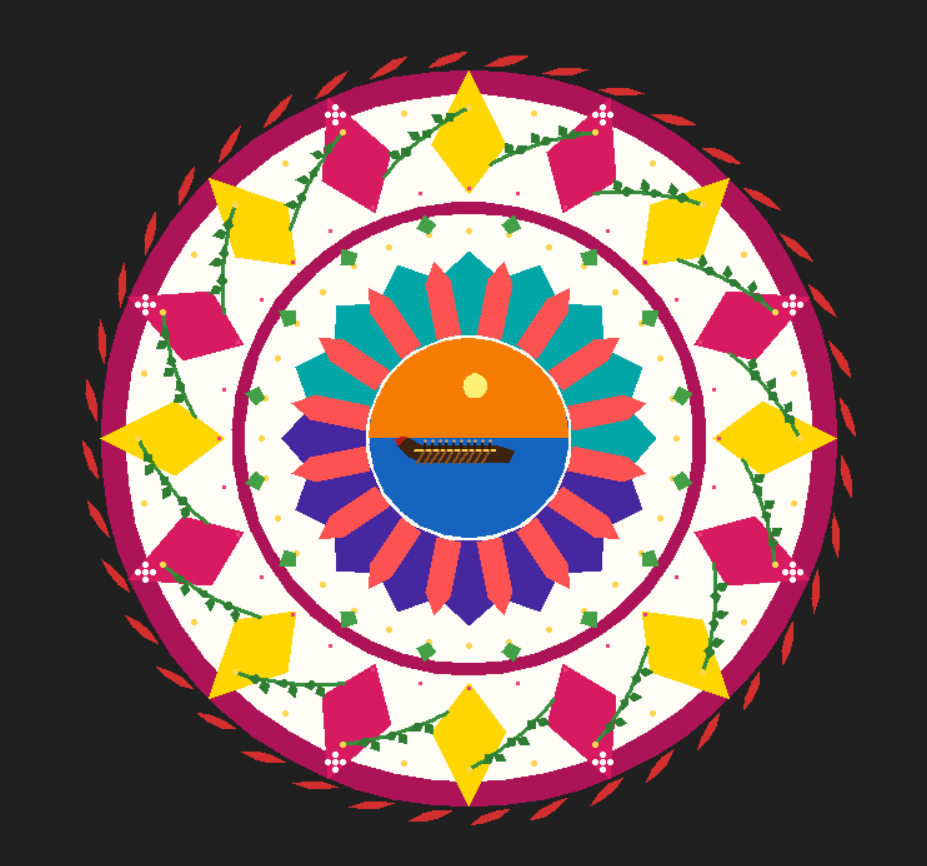

Source code (Python):
import turtle
import math

# =======3==================================================
# CODE-A-POOKALAM
# Kerala Cultural Theme
# =========================================================

screen = turtle.Screen()
screen.setup(900, 900)
screen.bgcolor("#202020")
screen.title("Code-A-Pookalam")

pen = turtle.Turtle()
pen.speed(0)
pen.hideturtle()
pen.penup()


# =========================================================
# BASIC FUNCTIONS
# =========================================================

def circle(radius, color, x=0, y=0):

    pen.goto(x, y - radius)
    pen.setheading(0)
    pen.color(color)

    pen.begin_fill()
    pen.circle(radius)
    pen.end_fill()


def dot(x, y, size, color):

    pen.goto(x, y)
    pen.dot(size, color)


def half_circle(
    radius,
    color,
    top=True,
    x=0,
    y=0,
    steps=80
):

    pen.color(color)

    if top:

        angles = [
            180 - i * (180 / steps)
            for i in range(steps + 1)
        ]

    else:

        angles = [
            180 + i * (180 / steps)
            for i in range(steps + 1)
        ]

    start = math.radians(angles[0])

    pen.goto(
        x + radius * math.cos(start),
        y + radius * math.sin(start)
    )

    pen.begin_fill()

    for a in angles:

        rad = math.radians(a)

        pen.goto(
            x + radius * math.cos(rad),
            y + radius * math.sin(rad)
        )

    pen.goto(
        x - radius,
        y
    )

    pen.end_fill()


# =========================================================
# ROSE PETALS
# =========================================================

def rose_petal(size, color):

    pen.color(color)

    pen.begin_fill()

    for _ in range(2):

        pen.circle(
            size,
            45
        )

        pen.left(135)

    pen.end_fill()


def outer_rose_ring(
    count,
    distance,
    size,
    color
):

    for i in range(count):

        angle = 360 / count

        pen.goto(0, 0)

        pen.setheading(
            i * angle
        )

        pen.forward(distance)

        pen.left(90)

        rose_petal(
            size,
            color
        )


# =========================================================
# BIG LOTUS / DIAMOND PETALS
# =========================================================

def big_petal(
    cx,
    cy,
    angle_deg,
    length,
    width,
    fill_color,
    outline_color
):

    rad = math.radians(
        angle_deg
    )

    dx = math.cos(rad)
    dy = math.sin(rad)

    px = -dy
    py = dx

    base = (
        cx,
        cy
    )

    tip = (
        cx + dx * length,
        cy + dy * length
    )

    left_mid = (
        cx + dx * length * 0.4
        + px * width / 2,

        cy + dy * length * 0.4
        + py * width / 2
    )

    right_mid = (
        cx + dx * length * 0.4
        - px * width / 2,

        cy + dy * length * 0.4
        - py * width / 2
    )

    pen.fillcolor(
        fill_color
    )

    pen.pencolor(
        outline_color
    )

    pen.pensize(2)

    pen.goto(base)

    pen.begin_fill()

    pen.goto(left_mid)
    pen.goto(tip)
    pen.goto(right_mid)
    pen.goto(base)

    pen.end_fill()

    pen.pensize(1)


def lotus_petal_ring(
    count,
    distance,
    size,
    colors,
    outline
):

    base_radius = distance

    tip_radius = (
        distance + size
    )

    width = size * 0.6

    for i in range(count):

        angle = (
            i * (360 / count)
        )

        rad = math.radians(
            angle
        )

        cx = (
            base_radius
            * math.cos(rad)
        )

        cy = (
            base_radius
            * math.sin(rad)
        )

        big_petal(
            cx,
            cy,
            angle,
            tip_radius - base_radius,
            width,
            colors[
                i % len(colors)
            ],
            outline
        )


# =========================================================
# WHITE FLOWER ACCENTS
# =========================================================

def white_flower(
    x,
    y,
    size
):

    for dx, dy in [
        (0, 0),
        (size, 0),
        (-size, 0),
        (0, size),
        (0, -size)
    ]:

        dot(
            x + dx,
            y + dy,
            size,
            "#FFFFFF"
        )


# =========================================================
# GREEN VINES
# =========================================================

def leaf(
    x,
    y,
    angle,
    size
):

    rad = math.radians(
        angle
    )

    dx = math.cos(rad)
    dy = math.sin(rad)

    px = -dy
    py = dx

    tx = (
        x + dx * size
    )

    ty = (
        y + dy * size
    )

    lx = (
        x
        + dx * size * 0.45
        + px * size * 0.35
    )

    ly = (
        y
        + dy * size * 0.45
        + py * size * 0.35
    )

    rx = (
        x
        + dx * size * 0.45
        - px * size * 0.35
    )

    ry = (
        y
        + dy * size * 0.45
        - py * size * 0.35
    )

    pen.color(
        "#2E7D32"
    )

    pen.goto(
        x,
        y
    )

    pen.begin_fill()

    pen.goto(
        lx,
        ly
    )

    pen.goto(
        tx,
        ty
    )

    pen.goto(
        rx,
        ry
    )

    pen.goto(
        x,
        y
    )

    pen.end_fill()


def curved_vine(
    angle_deg
):

    start_radius = 265

    pen.color(
        "#388E3C"
    )

    pen.pensize(3)

    rad = math.radians(
        angle_deg
    )

    sx = (
        start_radius
        * math.cos(rad)
    )

    sy = (
        start_radius
        * math.sin(rad)
    )

    pen.goto(
        sx,
        sy
    )

    pen.pendown()

    for i in range(30):

        t = i / 29

        radius = (
            265 - t * 45
        )

        angle = (
            angle_deg
            + t * 18
        )

        r = math.radians(
            angle
        )

        x = (
            radius
            * math.cos(r)
        )

        y = (
            radius
            * math.sin(r)
        )

        pen.goto(
            x,
            y
        )

    pen.penup()

    pen.pensize(1)

    for j in range(3):

        t = (
            0.25
            + j * 0.25
        )

        radius = (
            265 - t * 45
        )

        angle = (
            angle_deg
            + t * 18
        )

        r = math.radians(
            angle
        )

        x = (
            radius
            * math.cos(r)
        )

        y = (
            radius
            * math.sin(r)
        )

        leaf(
            x,
            y,
            angle + 55,
            12
        )

        leaf(
            x,
            y,
            angle - 55,
            12
        )


# =========================================================
# DOTTED RING
# =========================================================

def dotted_ring(
    radius,
    count,
    size,
    color
):

    for i in range(count):

        angle = math.radians(
            i * 360 / count
        )

        x = (
            radius
            * math.cos(angle)
        )

        y = (
            radius
            * math.sin(angle)
        )

        dot(
            x,
            y,
            size,
            color
        )


# =========================================================
# INNER GAP DECORATION
# LARGE GREEN LEAVES + GOLD DOTS
# =========================================================

def gap_leaf(
    x,
    y,
    angle_deg,
    size=17
):

    rad = math.radians(
        angle_deg
    )

    dx = math.cos(rad)
    dy = math.sin(rad)

    px = -dy
    py = dx

    # Tip of leaf

    tip = (
        x + dx * size,
        y + dy * size
    )

    # Wider shoulders

    left = (
        x
        + dx * size * 0.42
        + px * size * 0.48,

        y
        + dy * size * 0.42
        + py * size * 0.48
    )

    right = (
        x
        + dx * size * 0.42
        - px * size * 0.48,

        y
        + dy * size * 0.42
        - py * size * 0.48
    )

    # Green outline

    pen.color(
        "#1B5E20"
    )

    # Green fill

    pen.fillcolor(
        "#43A047"
    )

    pen.pensize(2)

    pen.goto(
        x,
        y
    )

    pen.begin_fill()

    pen.goto(
        left
    )

    pen.goto(
        tip
    )

    pen.goto(
        right
    )

    pen.goto(
        x,
        y
    )

    pen.end_fill()

    pen.pensize(1)


def inner_gap_decoration():

    # =====================================================
    # GOLD DOT RING
    # =====================================================

    dotted_ring(
        radius=166,
        count=32,
        size=6,
        color="#FFD54F"
    )

    # =====================================================
    # 16 LARGE GREEN LEAVES
    # =====================================================

    count = 16

    for i in range(count):

        angle = (
            i * 360 / count
            + 11.25
        )

        rad = math.radians(
            angle
        )

        x = (
            166
            * math.cos(rad)
        )

        y = (
            166
            * math.sin(rad)
        )

        gap_leaf(
            x,
            y,
            angle,
            size=17
        )


# =========================================================
# MAIN INNER 16 PETALS
# =========================================================

def inner_petal(
    angle_deg,
    inner_radius,
    outer_radius,
    width,
    color
):

    rad = math.radians(
        angle_deg
    )

    dx = math.cos(rad)
    dy = math.sin(rad)

    px = -dy
    py = dx

    base_left = (
        dx * inner_radius
        + px * width / 2,

        dy * inner_radius
        + py * width / 2
    )

    base_right = (
        dx * inner_radius
        - px * width / 2,

        dy * inner_radius
        - py * width / 2
    )

    shoulder_left = (
        dx * (outer_radius - 20)
        + px * width / 2,

        dy * (outer_radius - 20)
        + py * width / 2
    )

    shoulder_right = (
        dx * (outer_radius - 20)
        - px * width / 2,

        dy * (outer_radius - 20)
        - py * width / 2
    )

    tip = (
        dx * outer_radius,
        dy * outer_radius
    )

    pen.color(
        "#AD1457"
    )

    pen.fillcolor(
        color
    )

    pen.pensize(2)

    pen.goto(
        base_left
    )

    pen.begin_fill()

    pen.goto(
        shoulder_left
    )

    pen.goto(
        tip
    )

    pen.goto(
        shoulder_right
    )

    pen.goto(
        base_right
    )

    pen.goto(
        base_left
    )

    pen.end_fill()

    pen.pensize(1)


def inner_petal_ring():

    count = 16

    inner_radius = 82
    outer_radius = 150
    width = 45

    for i in range(count):

        angle = (
            i * 360 / count
        )

        # Top half

        if i < 8:

            color = "#00A6A6"

        # Bottom half

        else:

            color = "#4527A0"

        inner_petal(
            angle,
            inner_radius,
            outer_radius,
            width,
            color
        )


# =========================================================
# BRIGHT CORAL GAP PETALS
# =========================================================

def small_accent_petal(
    angle_deg
):

    angle = math.radians(
        angle_deg
    )

    dx = math.cos(angle)
    dy = math.sin(angle)

    px = -dy
    py = dx

    inner_radius = 83
    outer_radius = 145

    width = 20

    base_left = (
        dx * inner_radius
        + px * width / 2,

        dy * inner_radius
        + py * width / 2
    )

    base_right = (
        dx * inner_radius
        - px * width / 2,

        dy * inner_radius
        - py * width / 2
    )

    shoulder_left = (
        dx * (outer_radius - 18)
        + px * width / 2,

        dy * (outer_radius - 18)
        + py * width / 2
    )

    shoulder_right = (
        dx * (outer_radius - 18)
        - px * width / 2,

        dy * (outer_radius - 18)
        - py * width / 2
    )

    tip = (
        dx * outer_radius,
        dy * outer_radius
    )

    # GOLD OUTLINE

    pen.color(
        "#FFD54F"
    )

    # BRIGHT CORAL FILL

    pen.fillcolor(
        "#FF5252"
    )

    pen.pensize(2)

    pen.goto(
        base_left
    )

    pen.begin_fill()

    pen.goto(
        shoulder_left
    )

    pen.goto(
        tip
    )

    pen.goto(
        shoulder_right
    )

    pen.goto(
        base_right
    )

    pen.goto(
        base_left
    )

    pen.end_fill()

    pen.pensize(1)


def accent_gap_petal_ring():

    count = 16

    # Half of 22.5° = 11.25°
    # So these land exactly in the gaps.

    for i in range(count):

        angle = (
            i * 360 / count
            + 11.25
        )

        small_accent_petal(
            angle
        )


# =========================================================
# KERALA VALLAM
# =========================================================

def draw_vallam(
    x,
    y,
    scale=1
):

    # HULL

    pen.goto(
        x - 110 * scale,
        y
    )

    pen.setheading(0)

    pen.color(
        "#3E2311"
    )

    pen.begin_fill()

    pen.goto(
        x - 135 * scale,
        y + 25 * scale
    )

    pen.goto(
        x - 115 * scale,
        y + 45 * scale
    )

    pen.goto(
        x - 80 * scale,
        y + 25 * scale
    )

    pen.goto(
        x + 90 * scale,
        y + 25 * scale
    )

    pen.goto(
        x + 125 * scale,
        y + 15 * scale
    )

    pen.goto(
        x + 110 * scale,
        y - 15 * scale
    )

    pen.goto(
        x - 80 * scale,
        y - 15 * scale
    )

    pen.goto(
        x - 110 * scale,
        y
    )

    pen.end_fill()


    # RED BOW

    pen.color(
        "#B71C1C"
    )

    pen.goto(
        x - 135 * scale,
        y + 25 * scale
    )

    pen.begin_fill()

    pen.goto(
        x - 145 * scale,
        y + 40 * scale
    )

    pen.goto(
        x - 125 * scale,
        y + 48 * scale
    )

    pen.goto(
        x - 115 * scale,
        y + 45 * scale
    )

    pen.goto(
        x - 135 * scale,
        y + 25 * scale
    )

    pen.end_fill()


    # GOLD EDGE

    pen.color(
        "#FFD54F"
    )

    pen.pensize(2)

    pen.goto(
        x - 100 * scale,
        y + 15 * scale
    )

    pen.pendown()

    pen.goto(
        x + 80 * scale,
        y + 15 * scale
    )

    pen.penup()

    pen.pensize(1)


    # ROWERS

    for i in range(10):

        px = (
            x - 75 * scale
            + i * 16 * scale
        )

        pen.color(
            "#2B1706"
        )

        pen.pensize(2)

        pen.goto(
            px,
            y + 15 * scale
        )

        pen.pendown()

        pen.goto(
            px,
            y + 30 * scale
        )

        pen.penup()

        dot(
            px,
            y + 35 * scale,
            max(
                3,
                int(6 * scale)
            ),
            "#D69B62"
        )

    pen.pensize(1)


    # OARS

    for i in range(10):

        px = (
            x - 75 * scale
            + i * 16 * scale
        )

        pen.color(
            "#8D5524"
        )

        pen.pensize(2)

        pen.goto(
            px,
            y + 18 * scale
        )

        pen.pendown()

        pen.goto(
            px - 20 * scale,
            y - 15 * scale
        )

        pen.penup()

    pen.pensize(1)


# =========================================================
# DRAW POOKALAM
# =========================================================


# 1. OUTER ROSE PETALS

outer_rose_ring(
    count=40,
    distance=310,
    size=48,
    color="#D32F2F"
)


# 2. THICK PINK CIRCLE

circle(
    295,
    "#AD1457"
)


# 3. WHITE AREA

circle(
    275,
    "#FFFDF5"
)


# 4. YELLOW + DARK PINK PETALS

lotus_petal_ring(
    count=16,
    distance=195,
    size=100,
    colors=[
        "#FFD600",
        "#D81B60"
    ],
    outline="#AD1457"
)


# 5. WHITE ACCENTS

for i in range(8):

    angle = math.radians(
        i * 45 + 22.5
    )

    x = (
        280
        * math.cos(angle)
    )

    y = (
        280
        * math.sin(angle)
    )

    white_flower(
        x,
        y,
        6
    )


# 6. GREEN VINES

for i in range(16):

    curved_vine(
        i * 22.5
    )


# 7. GOLD DOT RING

dotted_ring(
    radius=265,
    count=32,
    size=5,
    color="#FFD54F"
)


# 8. PINK DOT RING

dotted_ring(
    radius=200,
    count=32,
    size=4,
    color="#EC407A"
)


# 9. PINK INNER BORDER

circle(
    190,
    "#AD1457"
)


# 10. WHITE INNER RING

circle(
    180,
    "#FFFDF5"
)


# 10.5 INNER GAP DECORATION
# Larger green leaves + gold dots

inner_gap_decoration()


# 11. TURQUOISE + VIOLET MAIN PETALS

inner_petal_ring()


# 12. CORAL ACCENT PETALS IN THE GAPS

accent_gap_petal_ring()


# 13. BLUE WATER

circle(
    80,
    "#1565C0"
)


# 14. ORANGE SKY

half_circle(
    80,
    "#F57C00",
    top=True
)


# 15. SUN

circle(
    10,
    "#FFF176",
    x=5,
    y=42
)


# 16. KERALA VALLAM

draw_vallam(
    x=-8,
    y=-15,
    scale=0.36
)


# =========================================================
# FINISH
# =========================================================

turtle.done()
